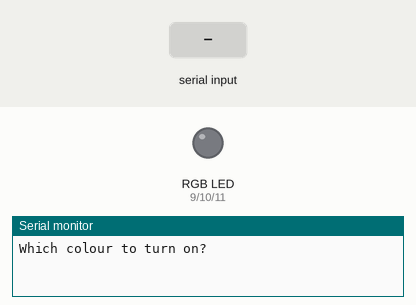
The sketch below on a simulated Arduino Uno, built with avr-gcc and run on an emulated ATmega328P. Shown: an RGB LED mixed from three pins (HIGH = lit), the last lines printed to the serial monitor. The inputs (shaded band) are chosen by the test bench.

Above: at 1.2 s.
1.3 s: "red" received over Serial
At 2.8 s:
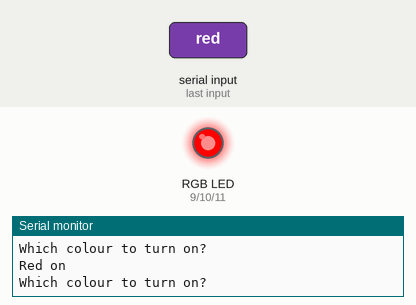
3.8 s: "green" received over Serial
At 6.0 s:
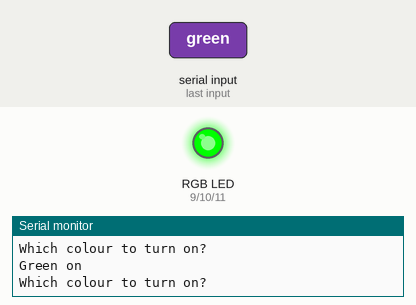
6.3 s: "blue" received over Serial
At 7.8 s:
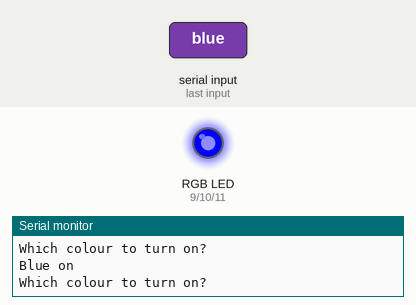
8.8 s: "yellow" received over Serial
At 11.0 s:
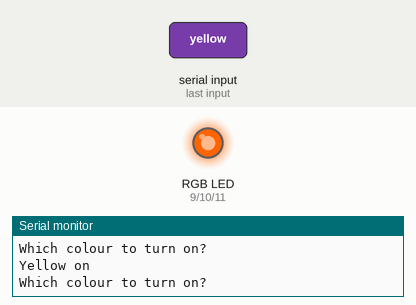
11.3 s: "purple" received over Serial
At 12.9 s:
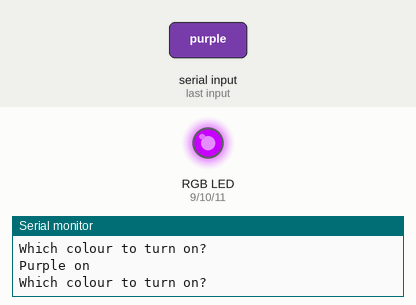
13.8 s: "orange" received over Serial
At 16.0 s:
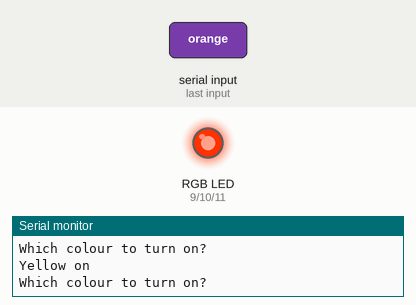
Timing chart, 0 to 17.3 s (numbered marks = the images above; inputs shaded):
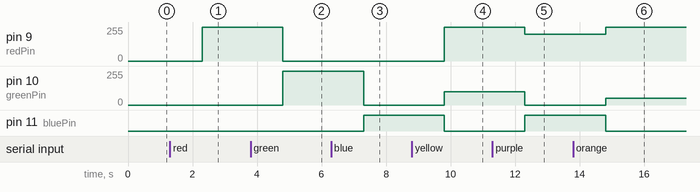

Measured:
- after the input at 1.3 s, pin 9 (redPin): 0/255 → 255/255 after 1.0 s
- after the input at 3.8 s, pin 9 (redPin): 255/255 → 0/255 after 1.0 s; pin 10 (greenPin): 0/255 → 255/255 after 1.0 s
- after the input at 6.3 s, pin 10 (greenPin): 255/255 → 0/255 after 1.0 s; pin 11 (bluePin): LOW → HIGH after 1.0 s
- after the input at 8.8 s, pin 9 (redPin): 0/255 → 255/255 after 1.0 s; pin 10 (greenPin): 0/255 → 100/255 after 1.0 s; pin 11 (bluePin): HIGH → LOW after 1.0 s
- after the input at 11.3 s, pin 9 (redPin): 255/255 → 200/255 after 1.0 s; pin 10 (greenPin): 100/255 → 0/255 after 1.0 s; pin 11 (bluePin): LOW → HIGH after 1.0 s
- after the input at 13.8 s, pin 9 (redPin): 200/255 → 255/255 after 1.0 s; pin 10 (greenPin): 0/255 → 50/255 after 1.0 s; pin 11 (bluePin): HIGH → LOW after 1.0 s

The sketch:

RGB_LED.ino
```cpp
int redPin = 9;
int greenPin = 10;
int bluePin = 11;
String colour;

void setup() {
  // put your setup code here, to run once:
  Serial.begin(9600);
  pinMode(redPin, OUTPUT);
  pinMode(greenPin, OUTPUT);
  pinMode(bluePin, OUTPUT);
}

void loop() {
  // put your main code here, to run repeatedly:
  Serial.println("Which colour to turn on? ");
  while(Serial.available()==0){

  }
  colour = Serial.readString();
  if (colour == "red"){
    analogWrite(redPin, 255);
    analogWrite(greenPin, 0);
    analogWrite(bluePin, 0);
    Serial.println("Red on");
  }
  else if (colour == "green"){
    analogWrite(redPin, 0);
    analogWrite(greenPin, 255);
    analogWrite(bluePin, 0);
    Serial.println("Green on");
  }
  else if (colour == "blue"){
    analogWrite(redPin, 0);
    analogWrite(greenPin, 0);
    analogWrite(bluePin, 255);
    Serial.println("Blue on");
  }
  else if (colour == "yellow"){
    analogWrite(redPin, 255);
    analogWrite(greenPin, 100);
    analogWrite(bluePin, 0);
    Serial.println("Yellow on");
  }
  else if (colour == "orange"){
    analogWrite(redPin, 255);
    analogWrite(greenPin, 50);
    analogWrite(bluePin, 0);
    Serial.println("Yellow on");
  }
  else if (colour == "purple"){
    analogWrite(redPin, 200);
    analogWrite(greenPin, 0);
    analogWrite(bluePin, 255);
    Serial.println("Purple on");
  }
  else if (colour == "aqua"){
    analogWrite(redPin, 0);
    analogWrite(greenPin, 255);
    analogWrite(bluePin, 255);
    Serial.println("Purple on");
  }
  else if (colour == "off"){
    analogWrite(redPin, 0);
    analogWrite(greenPin, 0);
    analogWrite(bluePin, 0);
    Serial.println("Light off");
  }
  else{
    analogWrite(redPin, 0);
    analogWrite(greenPin, 0);
    analogWrite(bluePin, 0);
    Serial.println("Colour not found!");
  }


}
```
